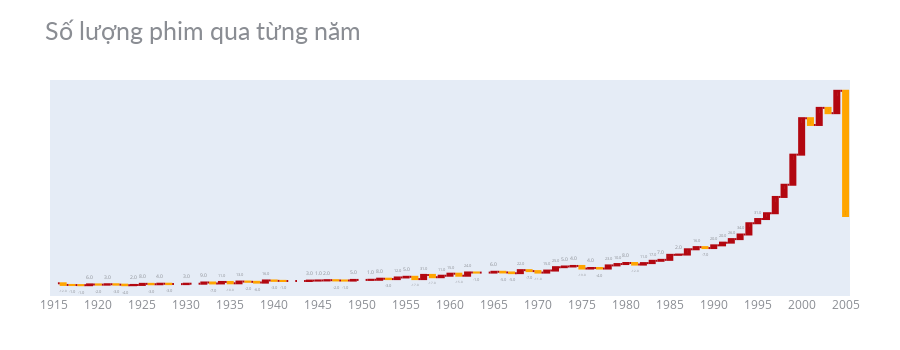

The cell this chart's notebook holds for it:
### Markdown cell above
# <div style="padding:10px;color:white;margin:0;font-size:20px;font-family:Verdana;text-align:left;display:fill;border-radius:5px;background-color:#254E58;overflow:hidden"><b> Sự biến động (tăng/giảm) của số lượng phim qua từng năm </b></div>

### Code cell
movie_by_year = movie_df.groupby("Year")['Movie_ID'].count().reset_index().rename(columns = {'Movie_ID' : 'count'})
movie_by_year['change'] = movie_by_year['count'].diff().fillna(0)
movie_by_year = movie_by_year.sort_values("Year")

fig = go.Figure(go.Waterfall(
    orientation = "v",
    x = movie_by_year['Year'],
    textposition = "auto",
    text = movie_by_year["change"].astype(str),
    y = movie_by_year["change"],
    connector = {"line":{"color":"#b20710"}},
    increasing = {"marker":{"color":"#b20710"}},
    decreasing = {"marker":{"color":"orange"}},
))

fig.update_xaxes(showgrid=False, tickvals=movie_by_year['Year'][::5], ticktext=movie_by_year['Year'][::5])
fig.update_yaxes(showgrid=False, visible=False)
fig.update_traces(hovertemplate=None)
fig.update_layout(title='Số lượng phim qua từng năm', height=350,
                   margin=dict(t=80, b=20, l=50, r=50),
                   hovermode="x unified",
                   xaxis_title=' ', yaxis_title=" ",
                   title_font=dict(size=25, color='#8a8d93', family="Lato, sans-serif"),
                   font=dict(color='#8a8d93'))

### Figure 1 — Plotly figure (JSON) as saved in the notebook; plotly's stock layout.template omitted (floating-point values rounded to 4 significant figures)
{"data": [{"connector": {"line": {"color": "#b20710"}}, "decreasing": {"marker": {"color": "orange"}}, "increasing": {"marker": {"color": "#b20710"}}, "orientation": "v", "text": ["0.0", "-12.0", "-1.0", "-1.0", "6.0", "-2.0", "3.0", "-3.0", "-4.0", "2.0", "8.0", "-3.0", "4.0", "-3.0", "0.0", "3.0", "0.0", "9.0", "-7.0", "11.0", "-10.0", "13.0", "-2.0", "-6.0", "16.0", "-3.0", "-1.0", "0.0", "0.0", "3.0", "1.0", "2.0", "-2.0", "-1.0", "5.0", "0.0", "1.0", "8.0", "-3.0", "12.0", "5.0", "-17.0", "31.0", "-17.0", "11.0", "15.0", "-15.0", "24.0", "-1.0", "0.0", "6.0", "-5.0", "-5.0", "22.0", "-7.0", "-11.0", "15.0", "25.0", "5.0", "4.0", "-19.0", "4.0", "-4.0", "23.0", "10.0", "8.0", "-12.0", "11.0", "17.0", "7.0", "37.0", "2.0", "39.0", "16.0", "-7.0", "20.0", "20.0", "26.0", "34.0", "83.0", "31.0", "43.0", "120.0", "90.0", "222.0", "269.0", "-50.0", "126.0", "-39.0", "165.0", "-924.0"], "textposition": "auto", "type": "waterfall", "x": [1915, 1916, 1917, 1918, 1919, 1920, 1921, 1922, 1923, 1924, 1925, 1926, 1927, 1928, 1929, 1930, 1931, 1932, 1933, 1934, 1935, 1936, 1937, 1938, 1939, 1940, 1941, 1942, 1943, 1944, 1945, 1946, 1947, 1948, 1949, 1950, 1951, 1952, 1953, 1954, 1955, 1956, 1957, 1958, 1959, 1960, 1961, 1962, 1963, 1964, 1965, 1966, 1967, 1968, 1969, 1970, 1971, 1972, 1973, 1974, 1975, 1976, 1977, 1978, 1979, 1980, 1981, 1982, 1983, 1984, 1985, 1986, 1987, 1988, 1989, 1990, 1991, 1992, 1993, 1994, 1995, 1996, 1997, 1998, 1999, 2000, 2001, 2002, 2003, 2004, 2005], "y": [0, -12, -1, -1, 6, -2, 3, -3, -4, 2, 8, -3, 4, -3, 0, 3, 0, 9, -7, 11, -10, 13, -2, -6, 16, -3, -1, 0, 0, 3, 1, 2, -2, -1, 5, 0, 1, 8, -3, 12, 5, -17, 31, -17, 11, 15, -15, 24, -1, 0, 6, -5, -5, 22, -7, -11, 15, 25, 5, 4, -19, 4, -4, 23, 10, 8, -12, 11, 17, 7, 37, 2, 39, 16, -7, 20, 20, 26, 34, 83, 31, 43, 120, 90, 222, 269, -50, 126, -39, 165, -924]}], "layout": {"font": {"color": "#8a8d93"}, "height": 350, "hovermode": "x unified", "margin": {"b": 20, "l": 50, "r": 50, "t": 80}, "title": {"font": {"color": "#8a8d93", "family": "Lato, sans-serif", "size": 25}, "text": "Số lượng phim qua từng năm"}, "xaxis": {"showgrid": false, "ticktext": [1915, 1920, 1925, 1930, 1935, 1940, 1945, 1950, 1955, 1960, 1965, 1970, 1975, 1980, 1985, 1990, 1995, 2000, 2005], "tickvals": [1915, 1920, 1925, 1930, 1935, 1940, 1945, 1950, 1955, 1960, 1965, 1970, 1975, 1980, 1985, 1990, 1995, 2000, 2005], "title": {"text": " "}}, "yaxis": {"showgrid": false, "title": {"text": " "}, "visible": false}}}
